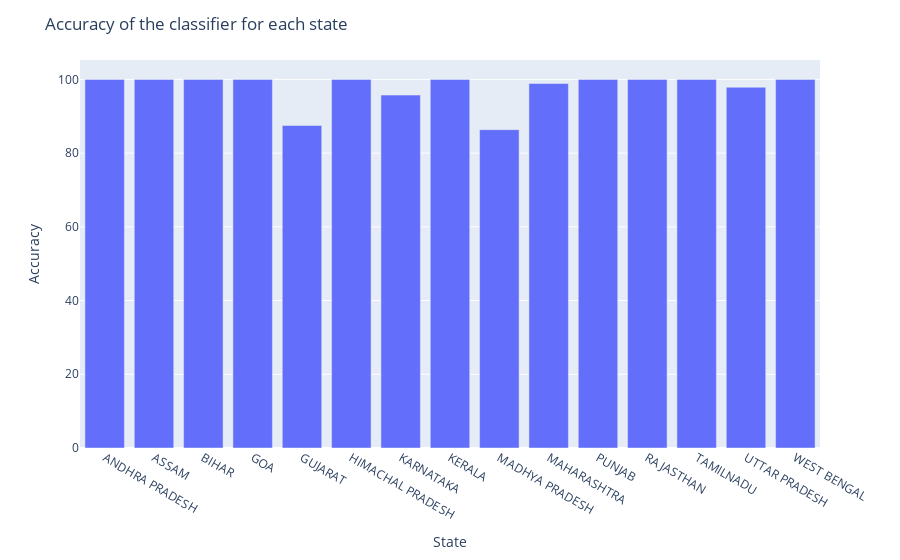

The cell this chart's notebook holds for it:
### Code cell
accuracy = WaterQualityData.groupby('STATE').apply(lambda x: (x['STATE'] == x['PREDICTED_STATE']).sum() / x['STATE'].count())

fig = px.bar(accuracy, x=accuracy.index, y=accuracy.values * 100, labels={'x': 'State', 'y': 'Accuracy (%)'})
fig.update_layout(title='Accuracy of the classifier for each state', xaxis_title='State', yaxis_title='Accuracy')
fig.show()

### Figure 1 — Plotly figure (JSON) as saved in the notebook; plotly's stock layout.template omitted (floating-point values rounded to 4 significant figures)
{"data": [{"alignmentgroup": "True", "hovertemplate": "STATE=%{x}<br>Accuracy (%)=%{y}<extra></extra>", "legendgroup": "", "marker": {"color": "#636efa", "pattern": {"shape": ""}}, "name": "", "offsetgroup": "", "orientation": "v", "showlegend": false, "textposition": "auto", "type": "bar", "x": ["ANDHRA PRADESH", "ASSAM", "BIHAR", "GOA", "GUJARAT", "HIMACHAL PRADESH", "KARNATAKA", "KERALA", "MADHYA PRADESH", "MAHARASHTRA", "PUNJAB", "RAJASTHAN", "TAMILNADU", "UTTAR PRADESH", "WEST BENGAL"], "xaxis": "x", "y": [100, 100, 100, 100, 87.5, 100, 95.74, 100, 86.36, 98.89, 100, 100, 100, 97.87, 100], "yaxis": "y"}], "layout": {"barmode": "relative", "legend": {"tracegroupgap": 0}, "margin": {"t": 60}, "title": {"text": "Accuracy of the classifier for each state"}, "xaxis": {"anchor": "y", "domain": [0, 1], "title": {"text": "State"}}, "yaxis": {"anchor": "x", "domain": [0, 1], "title": {"text": "Accuracy"}}}}
